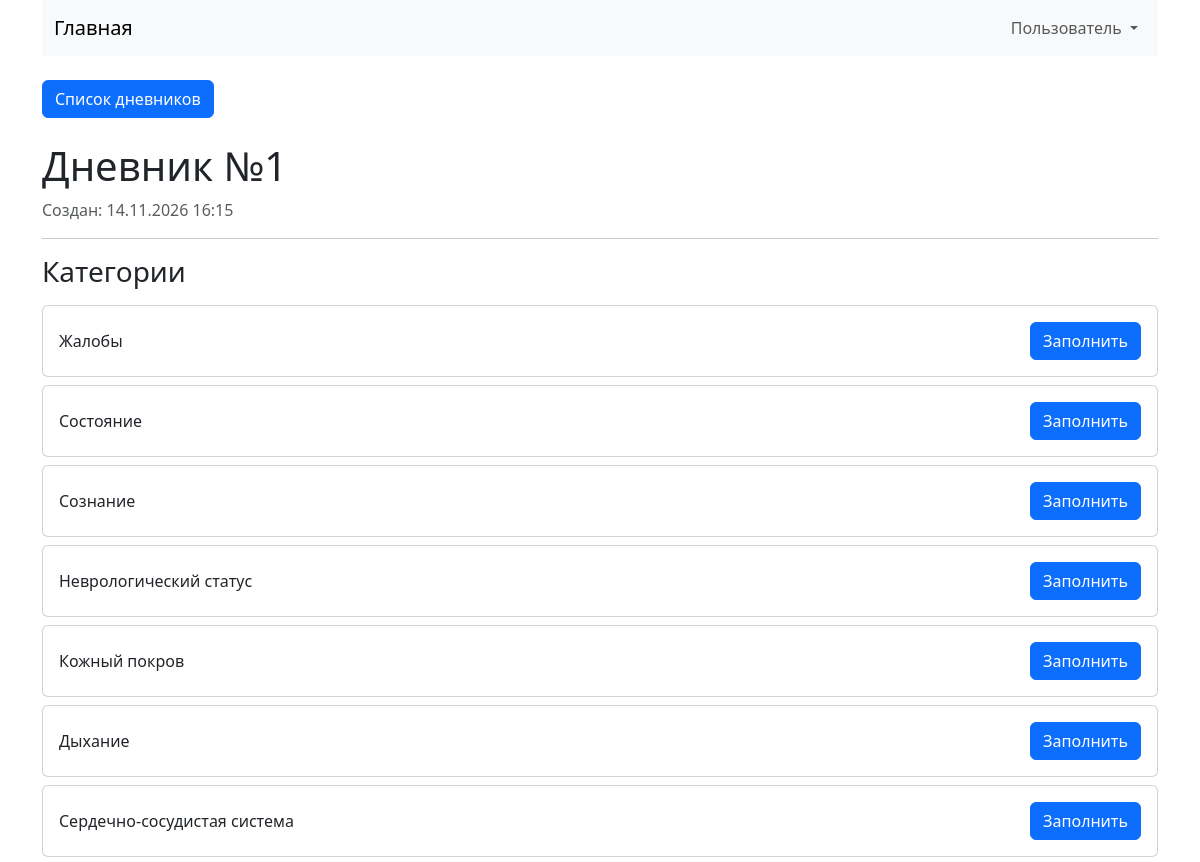
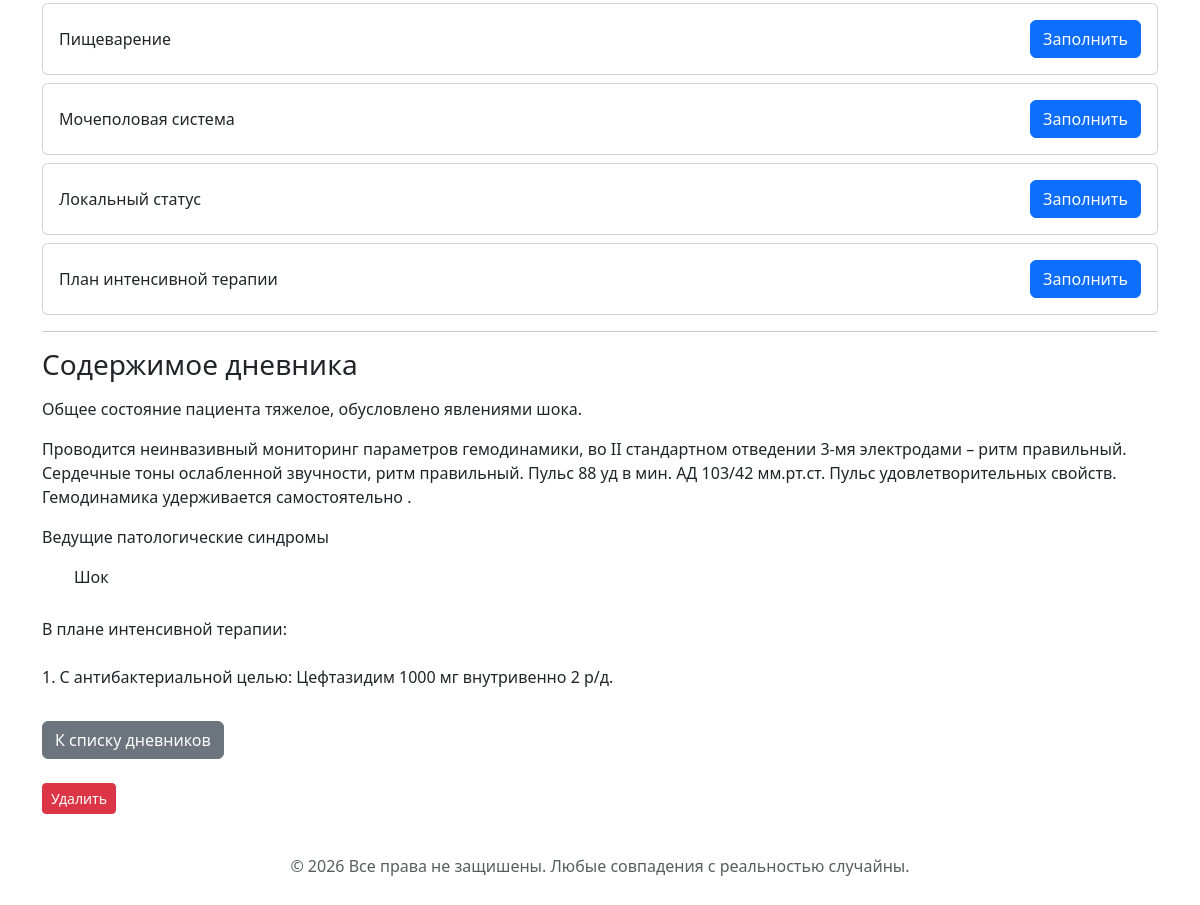
/diaries/1, run on the app's committed database (2 pictures, top to bottom).
### app.py (models this page shows, shortened)
class Diary(db.Model):
    __tablename__ = "diary"
    id = db.Column(db.Integer, primary_key=True)
    created_at = db.Column(db.DateTime, default=datetime.utcnow, nullable=False)
    entries = db.relationship(
        "DiaryEntry",
        backref="diary",
        cascade="all, delete-orphan",
        order_by="DiaryEntry.category_id",
    )

class Category(db.Model):
    __tablename__ = "category"
    id = db.Column(db.Integer, primary_key=True)
    name = db.Column(db.String(100), nullable=False)
    slug = db.Column(db.String(100), unique=True, nullable=False)
    order = db.Column(db.Integer, nullable=False)
    template = db.Column(db.Text, nullable=False)
    variables = db.relationship(
        "TemplateVariable",
        backref="category",
        cascade="all, delete-orphan",
    )

class DiaryEntry(db.Model):
    __tablename__ = "diary_entry"
    id = db.Column(db.Integer, primary_key=True)
    diary_id = db.Column(
        db.Integer,
        db.ForeignKey("diary.id"),
        nullable=False,
    )
    category_id = db.Column(
        db.Integer,
        db.ForeignKey("category.id"),
        nullable=False,
    )
    text = db.Column(db.Text, nullable=False)
    position = db.Column(db.Integer, nullable=False)
    syndromes = db.Column(db.Text, nullable=False, default="")
    form_data = db.Column(db.Text, nullable=False, default="{}")
    category = db.relationship("Category")
    __table_args__ = (
        db.UniqueConstraint(
            "diary_id",
            "category_id",
            name="unique_diary_category",
        ),
    )

### app.py (the view)
@app.route("/diaries/<int:diary_id>")
def view_diary(diary_id):
    diary = Diary.query.get_or_404(diary_id)
    diary.entries.sort(key=lambda entry: entry.category.order)
    categories = Category.query.order_by(Category.order).all()
    condition_entry = next(
        (entry for entry in diary.entries if entry.category.slug == "condition"),
        None,
    )
    syndromes = (
        condition_entry.syndromes.split(", ")
        if condition_entry and condition_entry.syndromes
        else []
    )
    return render_template(
        "view_diary.html",
        diary=diary,
        categories=categories,
        syndromes=syndromes,
    )

### templates/view_diary.html (shortened to what this page needs)
{% extends "base.html" %}
{% block content %}
<div class="container">
    <h1>Дневник №{{ diary.id }}</h1>
    <p class="text-muted">
        Создан: {{ diary.created_at.strftime("%d.%m.%Y %H:%M") }}
    </p>
    <hr>
    <h3 class="mb-3">Категории</h3>
    {% for category in categories %}
    <div class="card mb-2">
        <div class="card-body d-flex justify-content-between align-items-center">
            <span>{{ category.name }}</span>
            <a
                href="{{ url_for(
                    'fill_category',
                    diary_id=diary.id,
                    category_id=category.id
                ) }}"
                class="btn btn-primary"
            >
                Заполнить
            </a>
        </div>
    </div>
{% endfor %}
    <hr>
    <h3 class="mb-3">Содержимое дневника</h3>
    {% for entry in diary.entries %}
    {% if entry.category.slug == "prescriptions" and syndromes %}
        <p>Ведущие патологические синдромы</p>
        {% for syndrome in syndromes %}
            <ul class="mb-1">{{ syndrome }}</ul>
    {% endfor %}<br>
    {% endif %}
    <p style="white-space: pre-line;">{{ entry.text }}</p>
    {% else %}
    <p class="text-muted">
        Дневник пока пуст.
    </p>
{% endfor %}
    <a href="{{ url_for('list_diaries') }}"
       class="btn btn-secondary mt-3">
        К списку дневников
    </a><br><br>
    <form method="POST" action="{{ url_for('delete_diary', diary_id=diary.id) }}"
     onsubmit="return confirm('Удалить этот дневник?');">
     <button type="submit" class="btn btn-danger btn-sm">
       Удалить
     </button>
    </form>
</div>
{% endblock content %}

### data on the page
Diary: id "1", created_at "14.11.2026 16:15"
Category: name "Жалобы"
Category: name "Состояние"
Category: name "Сознание"
Category: name "Неврологический статус"
Category: name "Кожный покров"
Category: name "Дыхание"
Category: name "Сердечно-сосудистая система"
Category: name "Пищеварение"
Category: name "Мочеполовая система"
Category: name "Локальный статус"
Category: name "План интенсивной терапии"
DiaryEntry: text "Общее состояние пациента тяжелое, обусловлено явлениями шока.", syndromes "Шок"
DiaryEntry: text "Проводится неинвазивный мониторинг параметров гемодинамики, во II стандартном отведении 3-мя электродами – ритм правильный. Сердечные тоны ослабленной звучности, ритм правильный. Пульс 88 уд в мин. АД 103/42 мм.рт.ст. Пульс удовлетворительных свойств. Гемодинамика удерживается самостоятельно ."
DiaryEntry: text "В плане интенсивной терапии: 1. С антибактериальной целью: Цефтазидим 1000 мг внутривенно 2 р/д."
